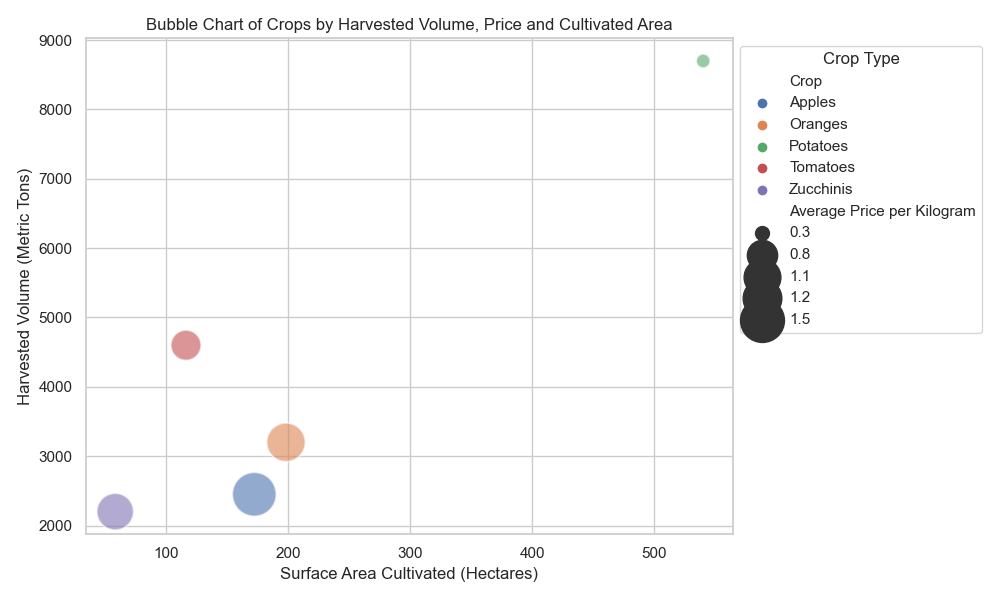

Recreate this plot in Python.

import seaborn as sns
import matplotlib.pyplot as plt

# Provided chart data
data = [
    {'Crop': 'Apples', 'Harvested Volume (Metric Tons)': 2450, 'Average Price per Kilogram': 1.5, 'Surface Area Cultivated (Hectares)': 172},
    {'Crop': 'Oranges', 'Harvested Volume (Metric Tons)': 3200, 'Average Price per Kilogram': 1.2, 'Surface Area Cultivated (Hectares)': 198},
    {'Crop': 'Potatoes', 'Harvested Volume (Metric Tons)': 8700, 'Average Price per Kilogram': 0.3, 'Surface Area Cultivated (Hectares)': 540},
    {'Crop': 'Tomatoes', 'Harvested Volume (Metric Tons)': 4600, 'Average Price per Kilogram': 0.8, 'Surface Area Cultivated (Hectares)': 116},
    {'Crop': 'Zucchinis', 'Harvested Volume (Metric Tons)': 2200, 'Average Price per Kilogram': 1.1, 'Surface Area Cultivated (Hectares)': 58}
]

# Convert the data to a DataFrame
import pandas as pd
df = pd.DataFrame(data)

# Set the aesthetic features of the plot
sns.set_theme(style="whitegrid")

# Create the bubble chart
plt.figure(figsize=(10, 6))
bubble_plot = sns.scatterplot(data=df,
                              x="Surface Area Cultivated (Hectares)",
                              y="Harvested Volume (Metric Tons)",
                              size="Average Price per Kilogram",
                              sizes=(100, 1000),  # Control the range of bubble sizes
                              hue="Crop",  # Color the bubbles by crop type,
                              palette="deep",  # Use a deep color palette for differentiation
                              alpha=0.6,  # Set transparency
                              legend="full")

# Customize the axes and legend
bubble_plot.set_title('Bubble Chart of Crops by Harvested Volume, Price and Cultivated Area')
bubble_plot.set_xlabel('Surface Area Cultivated (Hectares)')
bubble_plot.set_ylabel('Harvested Volume (Metric Tons)')
plt.legend(title='Crop Type', loc='upper left', bbox_to_anchor=(1, 1))  # Place legend outside the plot

# Show the plot
plt.tight_layout()
plt.show()
